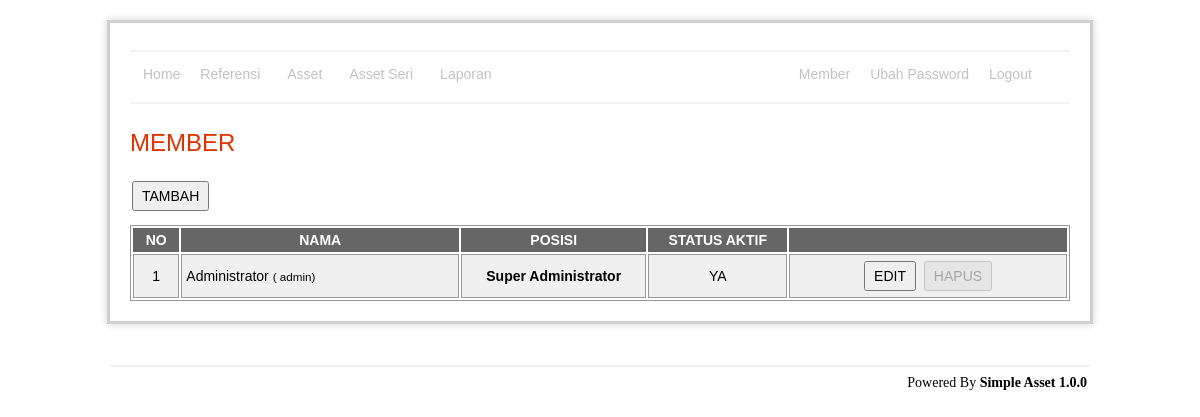
The app's page /apps/admin/member/index.php (signed in) with its own data.
### tables this page shows
CREATE TABLE `member`  (
  `id` int(11) NOT NULL AUTO_INCREMENT,
  `name` varchar(255) NOT NULL,
  `access_departement_id` varchar(255) NOT NULL,
  `access_fund_id` varchar(255) NOT NULL,
  `position_id` int(11) NOT NULL,
  `is_enabled` enum('0','1') NOT NULL DEFAULT '1',
  PRIMARY KEY (`id`) USING BTREE
);

### apps/admin/member/indexRead.php (called while the page is built, shortened)
<?php
include '../../lib/connection.php';
$query = "select m.id, m.name, m.position_id, is_enabled,
			(select p.name from position as p where p.id = m.position_id) as position_name,
			(select u.username from user as u where u.member_id = m.id) as username_name
		from member as m
		order by name";
$data = mysqli_query($con, $query) or die(mysqli_error($con));
?>

### apps/admin/member/index.php (the view, shortened to what this page needs)
<?php include 'indexRead.php' ?>
<h1>MEMBER</h1>
<p><input type="button" value="TAMBAH" onclick="window.location='add.php'" /></p>
<?php if (mysql_num_rows($data) < 1): ?>
	<div class="warning">
		<h3>
			<?php echo message::getMsg('emptySuccess') ?>
		</h3>
	</div>
<?php else: ?>
	<div id="tbl">
		<table width="100%">
			<thead>
				<tr>
					<th align="center" width="5%">NO</th>
					<th align="center" width="30%">NAMA</th>
					<th align="center" width="20%">POSISI</th>
					<th align="center" width="15%">STATUS AKTIF</th>
					<th></th>
				</tr>
			</thead>
			<tbody>
				<?php $i = 1; ?>
				<?php while ($val = mysqli_fetch_array($data)): ?>
					<tr>
						<td align="center">
							<?php echo $i ?>
						</td>
						<td>
							<?php echo $val['name'] ?>
							<small>(
								<?php echo $val['username_name'] ?>)
							</small>
						</td>
						<td align="center">
							<?php if ($val['id'] == '1'): ?>
								<b>Super Administrator</b>
							<?php else: ?>
								<?php echo $val['position_name'] ?>
							<?php endif; ?>
						</td>
						<td align="center">
							<?php echo $val['is_enabled'] == '1' ? 'YA' : 'TIDAK' ?>
						</td>
						<td align="center">
							<?php if ($val['id'] != '1'): ?>
								<input type="button" value="EDIT"
									onclick="window.location='edit.php?id=<?php echo $val['id'] ?>'" />
								<input type="button" value="HAPUS"
									onclick="confirm('Anda yakin akan menghapus ?') ? window.location='delete.php?id=<?php echo $val['id'] ?>' : false" />
							<?php else: ?>
								<input type="button" value="EDIT"
									onclick="window.location='edit.php?id=<?php echo $val['id'] ?>'" />
								<input type="button" value="HAPUS" disabled
									onclick="confirm('Anda yakin akan menghapus ?') ? window.location='delete.php?id=<?php echo $val['id'] ?>' : false" />
							<?php endif; ?>
						</td>
					</tr>
					<?php $i++; ?>
				<?php endwhile; ?>
		</table>
	</div>
<?php endif; ?>
<?php include '../template/main.php' ?>

### apps/admin/asset/css/style.css (style rules this page uses)
#content p { margin: 12px 20px 12px 0; text-align:left; }
#content h1 { color: #e13300; background-color: transparent; font-weight: normal; font-size: 24px; margin: 10px 0 5px 0; padding: 15px 0 10px 0px; text-align:left; }
table { font-size: 14px; }
#tbl table { border: 1px solid #999; }
#tbl th { font-weight: bold; text-align: center; font-size: 14px; background-color: #666; color: #fff; padding: 4px; }
#tbl td { border: 1px solid #999; font-weight: normal; font-size: 14px; padding: 4px; background-color: #f0f0f0; }
input[type="button"], input[type="submit"] { font-size: 14px; height: 30px; padding: 0px 8px 0px 8px; margin: 2px; }

### records on screen
member: name "Administrator", username_name "admin", shows "Super Administrator", is_enabled "YA"
